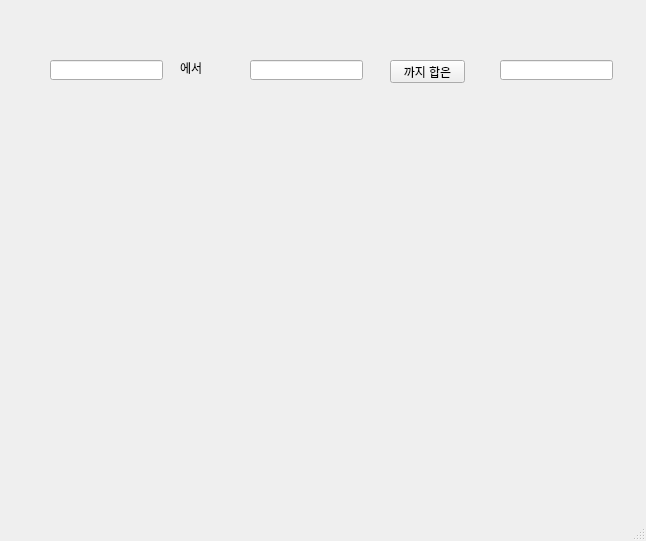
<?xml version="1.0" encoding="UTF-8"?>
<ui version="4.0">
 <class>MainWindow</class>
 <widget class="QMainWindow" name="MainWindow">
  <property name="geometry">
   <rect>
    <x>0</x>
    <y>0</y>
    <width>646</width>
    <height>541</height>
   </rect>
  </property>
  <property name="windowTitle">
   <string>MainWindow</string>
  </property>
  <widget class="QWidget" name="centralwidget">
   <widget class="QLineEdit" name="le_a">
    <property name="geometry">
     <rect>
      <x>50</x>
      <y>60</y>
      <width>113</width>
      <height>20</height>
     </rect>
    </property>
   </widget>
   <widget class="QLabel" name="lbl">
    <property name="geometry">
     <rect>
      <x>180</x>
      <y>60</y>
      <width>56</width>
      <height>16</height>
     </rect>
    </property>
    <property name="text">
     <string>에서</string>
    </property>
   </widget>
   <widget class="QLineEdit" name="le_b">
    <property name="geometry">
     <rect>
      <x>250</x>
      <y>60</y>
      <width>113</width>
      <height>20</height>
     </rect>
    </property>
   </widget>
   <widget class="QLineEdit" name="le_c">
    <property name="geometry">
     <rect>
      <x>500</x>
      <y>60</y>
      <width>113</width>
      <height>20</height>
     </rect>
    </property>
   </widget>
   <widget class="QPushButton" name="pb">
    <property name="geometry">
     <rect>
      <x>390</x>
      <y>60</y>
      <width>75</width>
      <height>23</height>
     </rect>
    </property>
    <property name="text">
     <string>까지 합은</string>
    </property>
   </widget>
  </widget>
  <widget class="QMenuBar" name="menubar">
   <property name="geometry">
    <rect>
     <x>0</x>
     <y>0</y>
     <width>646</width>
     <height>21</height>
    </rect>
   </property>
  </widget>
  <widget class="QStatusBar" name="statusbar"/>
 </widget>
 <resources/>
 <connections/>
</ui>
